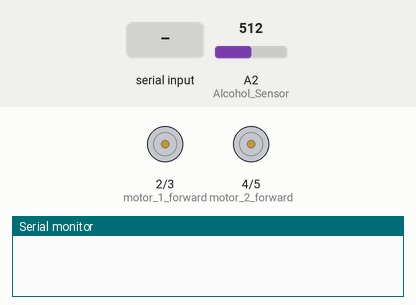
Recording of a sketch running on a simulated Arduino Uno, built with avr-gcc and run on an emulated ATmega328P. Shown: motor-driver pin pairs drawn as motors (green arrow = first pin HIGH = forward, orange = second pin HIGH = backward, longer = more drive, scaled by the enable pin), the last lines printed to the serial monitor. The test bench sets the inputs (shaded band); at power-on: A2 (Alcohol_Sensor) = 512.

Above: at 1.2 s.
1.3 s: "f" received over Serial
At 1.9 s:
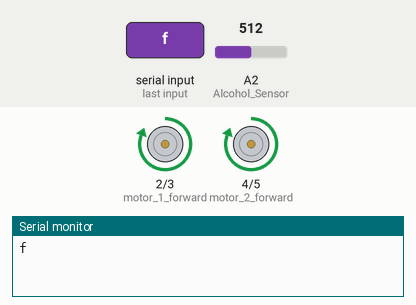
2.8 s: "b" received over Serial
At 4.0 s:
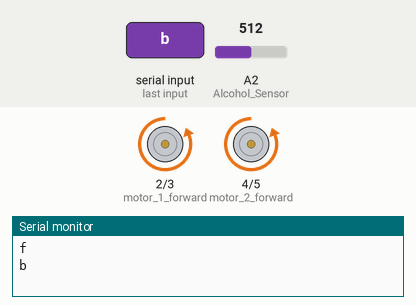
4.3 s: "r" received over Serial
At 5.4 s:
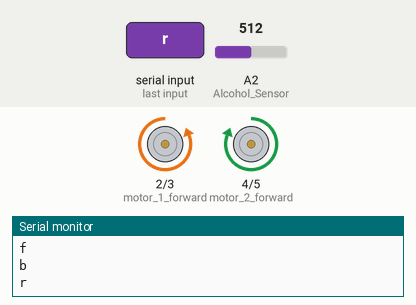
5.8 s: "l" received over Serial
At 6.5 s:
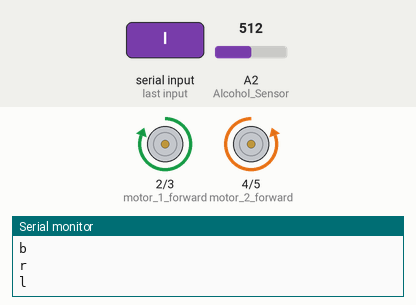
7.3 s: "s" received over Serial
At 7.7 s:
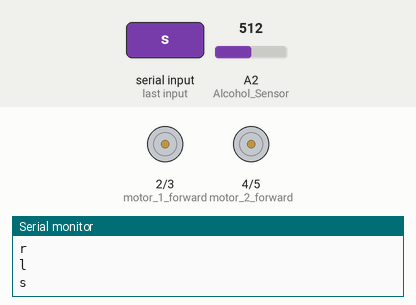
Timing chart, 0 to 9.8 s (numbered marks = the images above; inputs shaded):
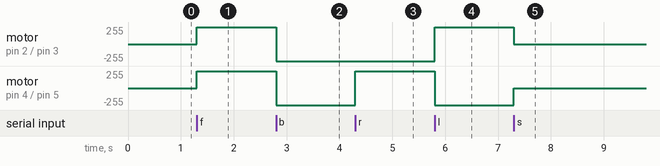

The sketch:

all_in_one_robot.ino
```cpp
 long lecture_echo;
long cm;
int RightIR = 9; // connect ir sensor to arduino pin 2
int LeftIR = 8; // connect ir sensor to arduino pin 1

void setup() {
Serial.begin(9600);//sets the baud rate
//ALCOHOL SENSOR
pinMode(A2,INPUT);  // Alcohol_Sensor


//IR SENSOR
pinMode (RightIR, INPUT); // sensor pin INPUT
pinMode (LeftIR, INPUT); // sensor pin INPUT


//ULTRASONIC SENSOR
pinMode(11,OUTPUT);//TO TRIG1
digitalWrite(11, LOW);
  pinMode(12,INPUT);//TO ECHO1


//ROBO CAR MODULE
  pinMode(2,OUTPUT);//motor 1 forward `
  pinMode(3,OUTPUT);// motor 1 back
  pinMode(4,OUTPUT);//motor 2 forward
  pinMode(5,OUTPUT);// motor 2 back


  pinMode(A0,OUTPUT);//ENA
  pinMode(A1,OUTPUT);//ENB


}

void loop()
{
int ss = analogRead(A2);      //Alcohol_Sensor
//Serial.println("Alcohol Value : ");
//Serial.println(ss);

  //delay(1000);
  if(Serial.available())
{


      char ch=Serial.read();
    Serial.println(ch);
      if(ch=='f') // forward robo car
      {

         analogWrite(A0, 200);// motor1 speed
          analogWrite(A1, 200);// motor2 speed

          digitalWrite(2,HIGH);
          digitalWrite(3,LOW);
          digitalWrite(4,HIGH);
          digitalWrite(5,LOW);
      }
      else if(ch=='b') // backward robo car
      {

          digitalWrite(2,LOW);
          digitalWrite(3,HIGH);
          digitalWrite(4,LOW);
          digitalWrite(5,HIGH);
      }

      else if(ch=='r')// right robo car
      {

        digitalWrite(2,LOW);
        digitalWrite(3,HIGH);
        digitalWrite(4,HIGH);
        digitalWrite(5,LOW);
      }

      else if(ch=='l')// left robo car
      {

        digitalWrite(2,HIGH);
        digitalWrite(3,LOW);
        digitalWrite(4,LOW);
        digitalWrite(5,HIGH);
      }else if(ch=='s')
      {
        digitalWrite(2,LOW);
        digitalWrite(3,LOW);
        digitalWrite(4,LOW);
        digitalWrite(5,LOW);
      }

}


////ULTRASONIC HAND FOLLOW MODE
//digitalWrite(11, HIGH);
//  delayMicroseconds(10);
//  digitalWrite(11, LOW);
//  lecture_echo = pulseIn(12, HIGH);
//  cm = lecture_echo / 58;
// // Serial.print("Distance in cm : ");
// // Serial.println(cm);
//
//  if(cm<20 && cm>10)
//  {
//
//          digitalWrite(2,HIGH);
//        digitalWrite(3,LOW);
//        digitalWrite(4,HIGH);
//        digitalWrite(5,LOW);
//
//
//  }else if(cm<10 && cm>5)
//  {
//
//    digitalWrite(2,LOW);
//        digitalWrite(3,HIGH);
//        digitalWrite(4,LOW);
//        digitalWrite(5,HIGH);
//  }

//  //IRSENSOE LINE FOLLOW MODE
//  int LeftSensor = digitalRead (LeftIR);
//  int RightSensor = digitalRead (RightIR);
//
//
//if (LeftSensor == 0 && RightSensor==0){
//
//    digitalWrite(2,HIGH);
//        digitalWrite(3,LOW);
//        digitalWrite(4,HIGH);
//        digitalWrite(5,LOW);
//    Serial.println(" detected");
//  }else if(LeftSensor == 1 && RightSensor==0)
//  {
//
//    digitalWrite(2,HIGH);
//        digitalWrite(3,LOW);
//        digitalWrite(4,LOW);
//        digitalWrite(5,HIGH);
//  }else if(LeftSensor == 0 && RightSensor==1)
//  {
//
//    digitalWrite(2,LOW);
//        digitalWrite(3,HIGH);
//        digitalWrite(4,HIGH);
//        digitalWrite(5,LOW);
//  }

}
```

Measured:
- after the input at 1.3 s, motor on pin 2 (motor_1_forward) / pin 3 (motor_1_back), motor on pin 4 (motor_2_forward) / pin 5 (motor_2_back): stopped → forward 255/255 at once
- after the input at 2.8 s, motor on pin 2 (motor_1_forward) / pin 3 (motor_1_back), motor on pin 4 (motor_2_forward) / pin 5 (motor_2_back): forward 255/255 → backward 255/255 at once
- after the input at 4.3 s, motor on pin 4 (motor_2_forward) / pin 5 (motor_2_back): backward 255/255 → forward 255/255 at once
- after the input at 5.8 s, motor on pin 2 (motor_1_forward) / pin 3 (motor_1_back): backward 255/255 → forward 255/255 at once; motor on pin 4 (motor_2_forward) / pin 5 (motor_2_back): forward 255/255 → backward 255/255 at once
- after the input at 7.3 s, motor on pin 2 (motor_1_forward) / pin 3 (motor_1_back): forward 255/255 → stopped at once; motor on pin 4 (motor_2_forward) / pin 5 (motor_2_back): backward 255/255 → stopped at once
